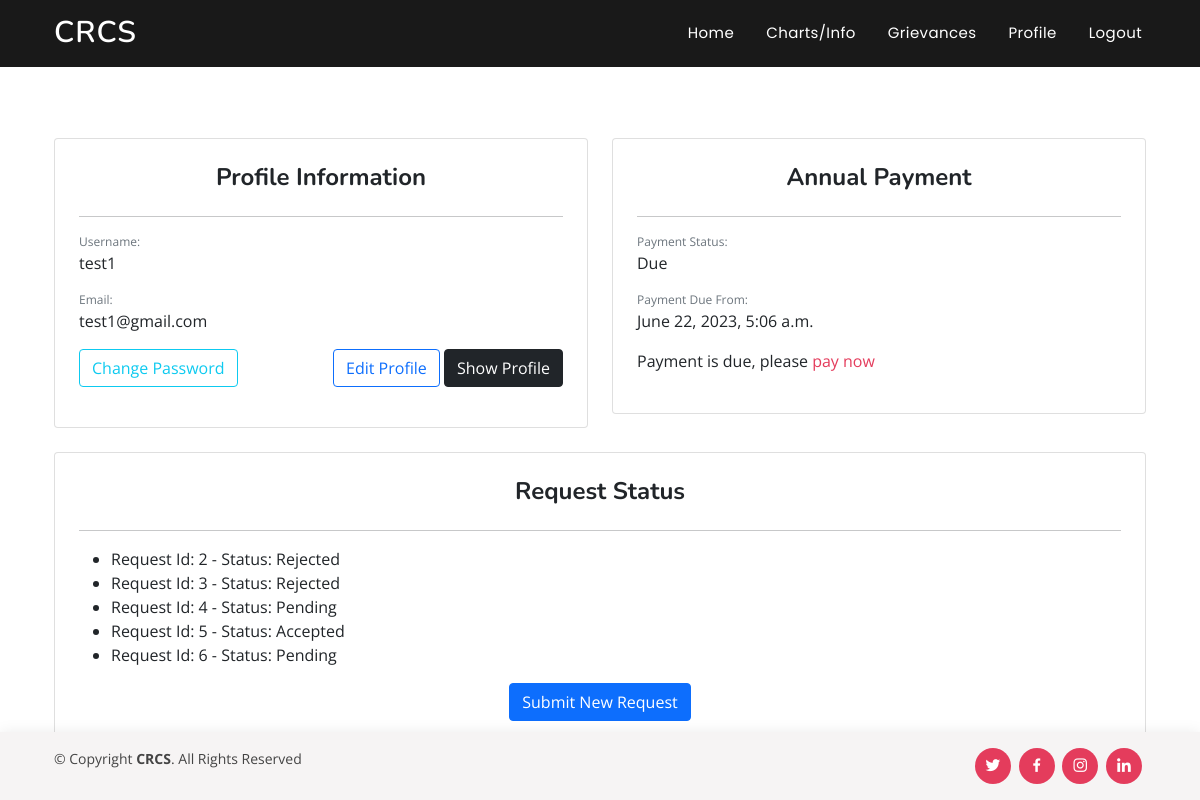
Screenshot of /profile/ (signed in) with the database file from the repository.
### user/models.py (models this page shows, shortened)
class Profile(AbstractBaseUser):
    email = models.EmailField(verbose_name="email",max_length=60, unique=True)
    username = models.CharField(verbose_name="society name",max_length=100, unique=True)
    date_joined = models.DateTimeField(verbose_name='date joined', auto_now_add=True)
    last_login = models.DateTimeField(verbose_name='last login', auto_now=True)
    is_admin = models.BooleanField(default=False)
    is_active = models.BooleanField(default=True)
    is_staff = models.BooleanField(default=False)
    is_superuser = models.BooleanField(default=False)
    registered_address = models.CharField(max_length=200, null=True, blank=True)
    area_of_operation = models.CharField(max_length=200, null=True, blank=True)
    pan_no = models.CharField(max_length=10, null=True, blank=True)
    tan_no = models.CharField(max_length=10, null=True, blank=True)
    officer_authorized = models.CharField(max_length=100, null=True, blank=True)
    designation = models.CharField(max_length=100, null=True, blank=True)
    is_paid = models.BooleanField(default=False)
    mobile_no = PhoneNumberField(null=True, blank=True)
    service_tax_no = models.CharField(max_length=20, null=True, blank=True)
    state = models.CharField(max_length=40, null=True, blank=True)
    district = models.CharField(max_length=40, null=True, blank=True)
    society_type = models.CharField(max_length=20, null=True, blank=True)
    USERNAME_FIELD = 'email'
    REQUIRED_FIELDS = ['username']
    objects = MyAccountManager()

class Request(models.Model):
    STATUS_CHOICES = (
        ('Pending', 'Pending'),
        ('Accepted', 'Accepted'),
        ('Rejected', 'Rejected'),
    )
    user = models.ForeignKey(Profile, on_delete=models.CASCADE, related_name='requests')
    request_number = models.PositiveIntegerField(default=0)
    request_text = models.TextField(max_length=500, null=True, blank=True)
    status = models.CharField(max_length=20, choices=STATUS_CHOICES, default='Pending')
    created_at = models.DateTimeField(auto_now_add=True)
    updated_at = models.DateTimeField(auto_now=True)

### user/views.py (the view)
# urls.py: path('profile/', profile, name='profile'),
@login_required
def profile(request):
    return render(request, 'user/profile.html')

### user/templates/user/profile.html (shortened to what this page needs)
{% extends "base.html" %}
{% block content %}
{% load crispy_forms_tags %}
<br><br>
<div class="container mx-auto">
    <div class="row">
        <div class="col-sm-12 col-md-6 pb-4">
            <div class="card p-4">
                <h4 class="card-title font-weight-bold text-center">Profile Information</h4>
                <hr>
                <div class="card-text">
                    <p class="text-muted mb-0" style="font-size: 12px">Username:</p>
                    <p>{{ user.username }}</p>
                    <p class="text-muted mb-0" style="font-size: 12px">Email:</p>
                    <p>{{ user.email }}</p>
                    <div class="row">
                        <div class="col-md-6 mb-3">
                            <a href="{% url 'password_change' %}" class="btn btn-outline-info">Change Password</a>
                        </div>
                        <div class="col-md-6 mb-3 text-right">
                            <a href="{% url 'update_profile' %}" class="btn btn-outline-primary">Edit Profile</a>
                            <a href="{% url 'view_profile' %}" class="btn btn-dark">Show Profile</a>
                        </div>
                    </div>
                </div>
            </div>
        </div>
        <div class="col-sm-12 col-md-6 pb-4">
            <div class="card p-4">
                <h4 class="card-title font-weight-bold text-center">Annual Payment</h4>
                <hr>
                <div class="card-text">
                    <p class="text-muted mb-0" style="font-size: 12px">Payment Status:</p>
                    {% if user.is_paid %}
                        <p>Paid</p>
                        <p class="text-muted mb-0" style="font-size: 12px">Next Payment Date:</p>
                        <p>{{ user.next_payment_date }}</p>
                    {% else %}
                        <p>Due</p>
                        <p class="text-muted mb-0" style="font-size: 12px">Payment Due From:</p>
                        <p>{{ user.date_joined }}</p>
                        <p>Payment is due, please <a href="{% url 'payment_page' %}">pay now</a></p>
                    {% endif %}
                </div>
            </div>
        </div>
    </div>
    <div class="row">
        <div class="col-sm-12">
            <div class="card p-4">
                <h4 class="card-title font-weight-bold text-center">Request Status</h4>
                <hr>
                <div class="card-text">
                    {% if user.requests.exists %}
                        <ul>
                            {% for request in user.requests.all %}
                                <li>Request Id: {{ request.request_number }} - Status: {{ request.status }}</li>
                            {% endfor %}
                        </ul>
                    {% else %}
                        <p>No requests found.</p>
                    {% endif %}
                </div>
                <div class="text-center">
                    <a href="{% url 'submit_request' %}" class="btn btn-primary">Submit New Request</a>
                </div>
            </div>
        </div>
    </div>
</div>
{% endblock %}

### static/static/assets/css/style.css (style rules this page uses)
body { font-family: "Open Sans", sans-serif; color: #444444; }
a { color: #e43c5c; text-decoration: none; }
h1, h2, h3, h4, h5, h6 { font-family: "Nunito", sans-serif; }

### templates/base.html (style rules this page uses)
body { padding-top: 90px; }

### rows the page displays
Profile: username "test1", email "test1@gmail.com", date_joined "June 22, 2023, 5:06 a.m."
Request: request_number "2", status "Rejected"
Request: request_number "3", status "Rejected"
Request: request_number "4", status "Pending"
Request: request_number "5", status "Accepted"
Request: request_number "6", status "Pending"
